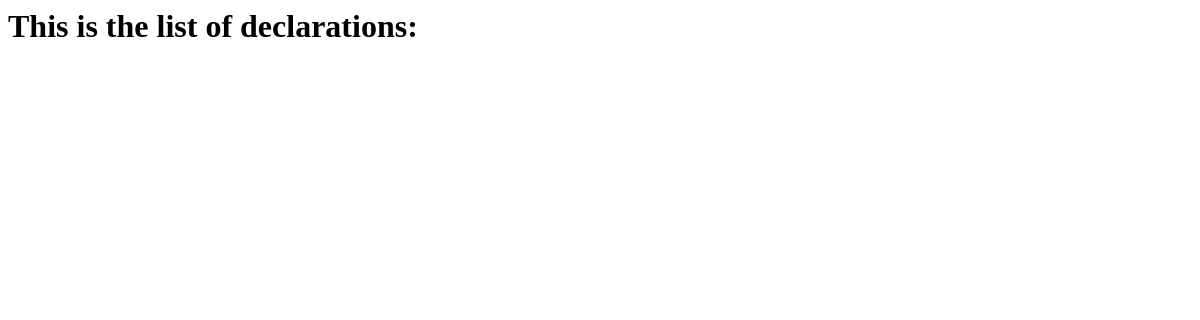
Page /compliance/declarations/ on the earlier database version.
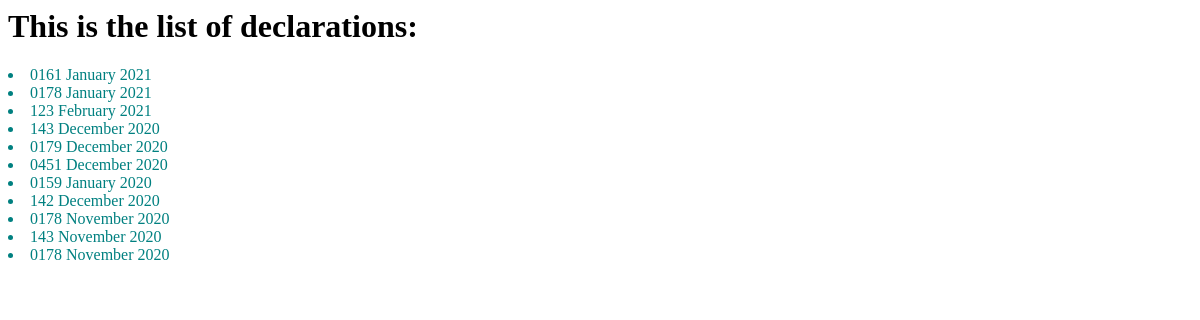
Same page on the later database version.
### compliance/models.py (models this page shows, shortened)
class Declaration(models.Model):
    DECLARATION_CHOICES = [
        ('VAT', 'VAT Return'),
        ('INT', 'Intrastat'),
        ('ECS', 'EC Sales List'),
    ]
    declaration_type = models.CharField(
        max_length=3,
        choices=DECLARATION_CHOICES,
        default='VAT'
    )
    division = models.CharField(max_length=40)
    month = models.CharField(max_length=40)
    year = models.CharField(max_length=40)
    is_payable = models.BooleanField(default=False)
    payable_receivable_amount = models.DecimalField(decimal_places=2, max_digits=10, default=0.00)
    country = models.ForeignKey(Country, on_delete=models.CASCADE)
    reviewer = models.ForeignKey(TeamMember, on_delete=models.CASCADE)
    preparer = models.CharField(max_length=40)
    time_budget = models.IntegerField()
    is_submitted_for_review = models.BooleanField(default=False)
    is_reviewed = models.BooleanField(default=False)
    is_filed = models.BooleanField(default=False)
    is_paid = models.BooleanField(default=False)

### compliance/views.py (the view)
# urls.py: path('declarations/', views.declaration_list, name='declaration_list')
def declaration_list(request):
    declaration_list = Declaration.objects.all()
    context = {'declaration_list':declaration_list}
    return render(request, 'compliance/list/declaration_list.html', context)

### compliance/templates/compliance/list/declaration_list.html
<html>
    <head>
        {% load static %}
        <link rel="stylesheet" type="text/css" href="{% static 'compliance/style.css' %}">
    </head>
    <body>
        <h1>This is the list of declarations:</h1>
        {% for declaration in declaration_list %}
            <li>{{declaration.division}} {{declaration.month}} {{declaration.year}}</li>
        {% endfor %}
    </body>
</html>

### compliance/static/compliance/style.css (style rules this page uses)
li { color: teal; }

Differences in the rows shown:
added Declaration: division "0161", month "January", year "2021"
added Declaration: division "0178", month "January", year "2021"
added Declaration: division "123", month "February", year "2021"
added Declaration: division "143", month "December", year "2020"
added Declaration: division "0179", month "December", year "2020"
added Declaration: division "0451", month "December", year "2020"
added Declaration: division "0159", month "January", year "2020"
added Declaration: division "142", month "December", year "2020"
added Declaration: division "0178", month "November", year "2020"
added Declaration: division "143", month "November", year "2020"
added Declaration: division "0178", month "November", year "2020"
